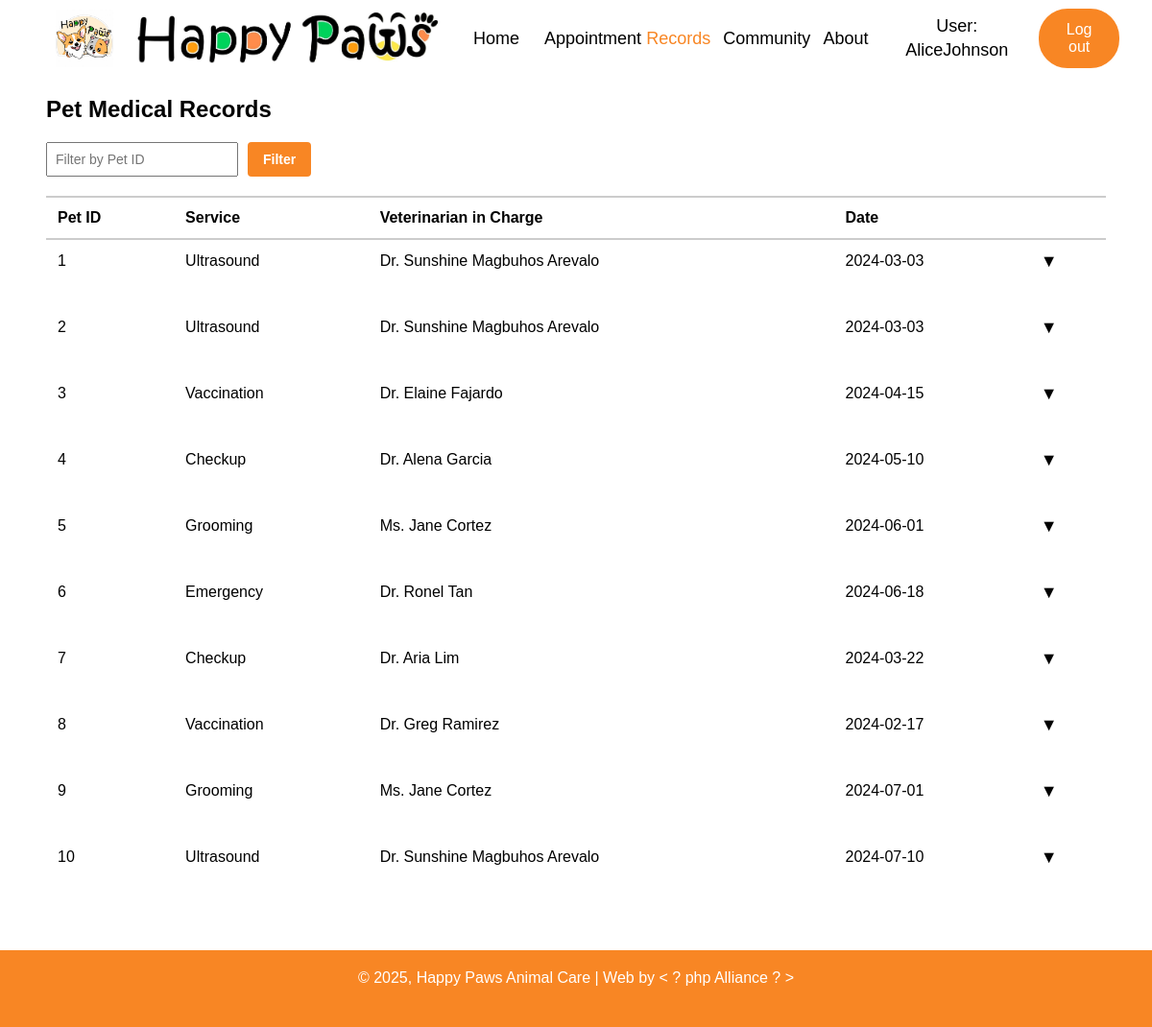
/records.php (signed in), run on the app's committed database.
### tables this page shows
CREATE TABLE IF NOT EXISTS records (
    id INT AUTO_INCREMENT PRIMARY KEY,
    pet_id INT NOT NULL,
    service VARCHAR(100) NOT NULL,
    vet_in_charge VARCHAR(100) NOT NULL,
    visit_date DATE NOT NULL,
    detailed_report LONGTEXT,
    FOREIGN KEY (pet_id) REFERENCES pets(id) ON DELETE CASCADE
);

### records.php (the view, shortened to what this page needs)
<?php
include("includes/header.php");
$mysqli = new mysqli("localhost", "root", "", "happy_paws");
$filter = isset($_GET['pet_id']) ? (int)$_GET['pet_id'] : null;
$query = "SELECT * FROM records";
$result = $mysqli->query($query);
?>
<!DOCTYPE html>
<html>
<head>
    <link id="stylesheet" rel="stylesheet" href="css/style.css">
</head>
<body>
    <div class="page-wrapper">
        <main class="container">
            <h2>Pet Medical Records</h2>
            <form class="filter-form" method="GET" action="">
                <div class="filter-buttons">
                    <input type="number" name="pet_id" placeholder="Filter by Pet ID" value="<?= htmlspecialchars($filter) ?>">
                    <button type="submit" class="filter-btn">Filter</button>
                </div>
            </form>
            <?php if ($result && $result->num_rows > 0): ?>
                <table>
                    <thead>
                        <tr>
                            <th>Pet ID</th>
                            <th>Service</th>
                            <th>Veterinarian in Charge</th>
                            <th>Date</th>
                            <th></th>
                        </tr>
                    </thead>
                    <tbody>
                        <?php while ($row = $result->fetch_assoc()): ?>
                            <tr>
                                <td><?= htmlspecialchars($row['pet_id']) ?></td>
                                <td><?= htmlspecialchars($row['service']) ?></td>
                                <td><?= htmlspecialchars($row['vet_in_charge']) ?></td>
                                <td><?= htmlspecialchars($row['visit_date']) ?></td>
                                <td class="toggle-arrow" onclick="toggleDetails(this)">&#x25BC;</td>
                            </tr>
                            <tr class="details-row">
                                <td colspan="5">
                                </td>
                            </tr>
                        <?php endwhile; ?>
                    </tbody>
                </table>
            <?php else: ?>
                <p>No records found.</p>
            <?php endif; ?>
        </main>
    </div>
    <?php include_once("includes/footer.php"); ?>
</body>
</html>

### css/style.css (style rules this page uses)
* { box-sizing: border-box; }
body { margin: 0; font-family: sans-serif; }
.container { width: 92%; margin: auto; height: 100%; }
html, body { height: 100%; margin: 0; }
.page-wrapper { display: flex; flex-direction: column; min-height: 100vh; }
.page-wrapper > main { flex: 1; }
.filter-form { margin-bottom: 20px; }
input[type="number"] { padding: 8px; font-size: 14px; width: 200px; }
button { padding: 8px 12px; background-color: #f88624; border: none; color: white; cursor: pointer; }
table { width: 100%; border-collapse: collapse; background-color: white; }
thead th { text-align: left; padding: 12px; border-top: 2px solid #ccc; border-bottom: 2px solid #ccc; }
tbody td { padding: 12px; border: none; }
.toggle-arrow { cursor: pointer; font-size: 18px; }
.filter-buttons { display: flex; gap: 10px; }
.filter-btn { background-color: #f88624; border: none; color: white; padding: 8px 16px; cursor: pointer; border-radius: 4px; text-decoration: none; font-weight: bold; transition: background-color 0.3s; }
.filter-btn, .reset-btn { font-family: inherit; font-size: 14px; font-weight: bold; }

### data on the page
records: pet "1", service "Ultrasound", vet_in_charge "Dr. Sunshine Magbuhos Arevalo", visit_date "2024-03-03"
records: pet "2", service "Ultrasound", vet_in_charge "Dr. Sunshine Magbuhos Arevalo", visit_date "2024-03-03"
records: pet "3", service "Vaccination", vet_in_charge "Dr. Elaine Fajardo", visit_date "2024-04-15"
records: pet "4", service "Checkup", vet_in_charge "Dr. Alena Garcia", visit_date "2024-05-10"
records: pet "5", service "Grooming", vet_in_charge "Ms. Jane Cortez", visit_date "2024-06-01"
records: pet "6", service "Emergency", vet_in_charge "Dr. Ronel Tan", visit_date "2024-06-18"
records: pet "7", service "Checkup", vet_in_charge "Dr. Aria Lim", visit_date "2024-03-22"
records: pet "8", service "Vaccination", vet_in_charge "Dr. Greg Ramirez", visit_date "2024-02-17"
records: pet "9", service "Grooming", vet_in_charge "Ms. Jane Cortez", visit_date "2024-07-01"
records: pet "10", service "Ultrasound", vet_in_charge "Dr. Sunshine Magbuhos Arevalo", visit_date "2024-07-10"

### other printed values
$_SESSION["fname"] "Alice"
$_SESSION["lname"] "Johnson"
